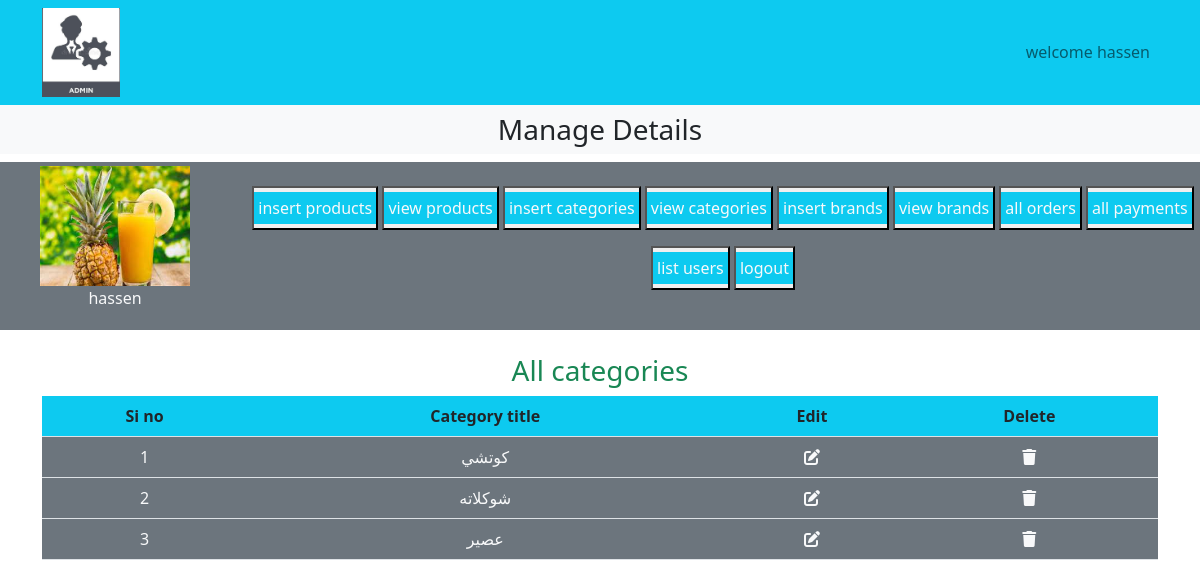
The app's page /admin_area/index.php?view_categories (signed in) with its own data.
### tables this page shows
CREATE TABLE `categories` (
  `category_id` int(11) NOT NULL,
  `category_title` varchar(100) NOT NULL
);

### admin_area/view_categories.php (the view)
<h3 class="text-center text-success">All categories</h3>
<table class="table table-bordered-mt-5">
    <thead class="bg-info text-center">
        <tr>
            <th>Si no</th>
            <th>Category title</th>
            <th>Edit</th>
            <th>Delete</th>
        </tr>
    </thead>
    <tbody class="bg-secondary text-light">
        <?php
        $get_category="SELECT * FROM `categories`";
        $result=mysqli_query($con,$get_category);
        $num='0';
        while($row=mysqli_fetch_assoc($result)){
            $num++;
            $category_id=$row['category_id'];
            $category_title=$row['category_title'];
            ?>
        <tr class='text-center'>
            <td><?php echo $num ?></td>
            <td><?php echo $category_title ?></td>
            <td><a href='index.php?edit_category=<?php echo $category_id ?>' class='text-light'><i
                        class='fa-solid fa-pen-to-square'></a></td>
            <td><a href='index.php?delete_category=<?php echo $category_id ?>' class='text-light'><i
                        class='fa-solid fa-trash'></a></td>
        </tr>
        <?php
        }
        ?>
    </tbody>
</table>

### admin_area/index.php (style rules this page uses)
* { margin: 0; padding: 0; box-sizing: border-box; }
body { overflow-x: hidden; }

### records on screen
categories: category_title "كوتشي"
categories: category_title "شوكلاته"
categories: category_title "عصير"

### other values on screen
$_SESSION['user'] "hassen"
